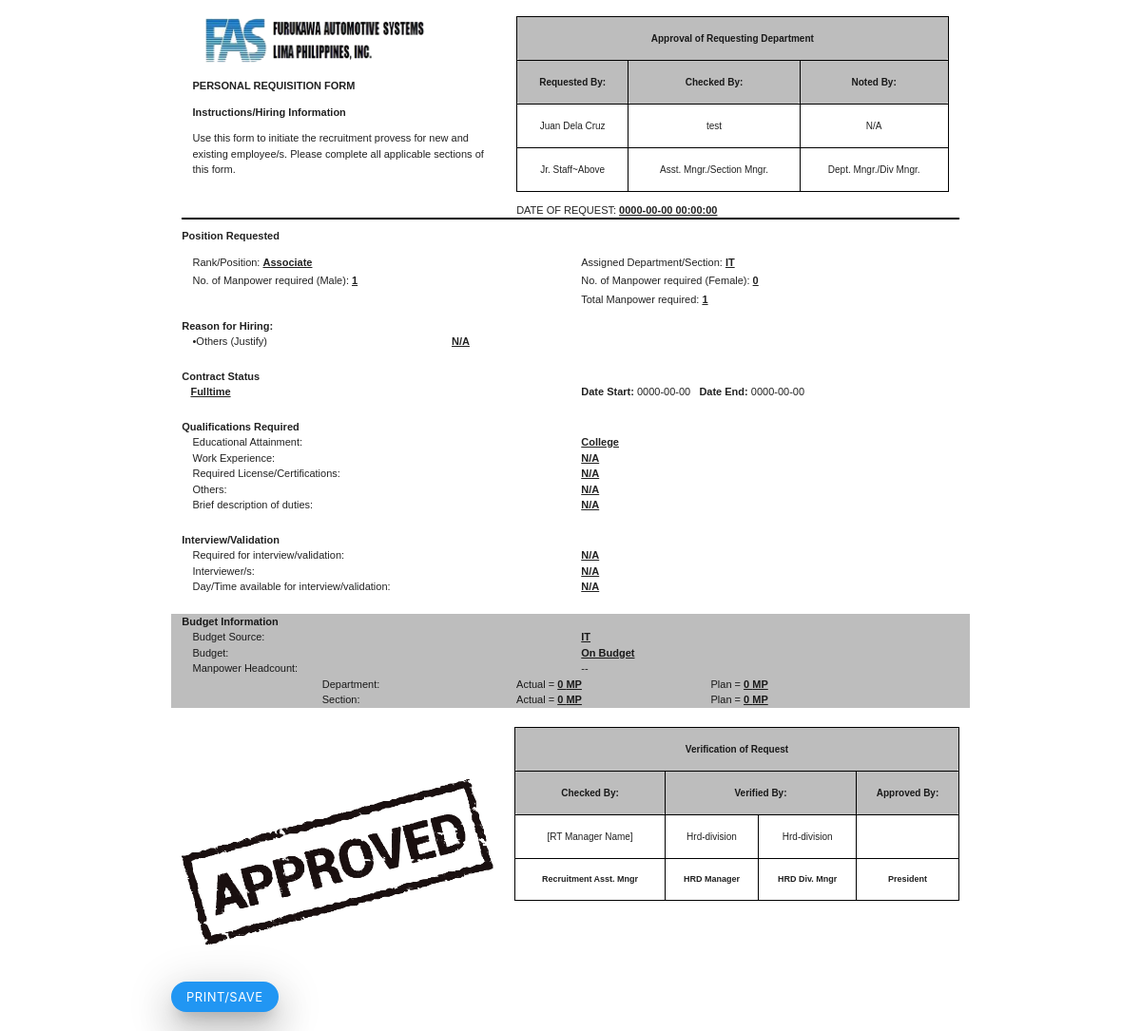
The page /Forms/preview_prf.php?id=72 on the database its author committed.
### tables this page shows
CREATE TABLE `tb_request_mp` (
  `id` int(14) NOT NULL,
  `requestor` varchar(500) DEFAULT NULL,
  `requestor_email` varchar(1000) NOT NULL,
  `requesting_position` varchar(200) DEFAULT NULL,
  `assigned_dept` varchar(200) DEFAULT NULL,
  `female_num_mp` int(14) DEFAULT NULL,
  `male_num_mp` int(14) DEFAULT NULL,
  `total_mp` int(14) DEFAULT NULL,
  `contract_status` varchar(500) NOT NULL,
  `date_start` date NOT NULL,
  `date_end` date NOT NULL,
  `education` varchar(1000) NOT NULL,
  `required_license` varchar(1000) NOT NULL,
  `work_exp` varchar(1000) NOT NULL,
  `other_qualification` varchar(1000) NOT NULL,
  `job_duties` varchar(2000) NOT NULL,
  `interview_need` varchar(300) NOT NULL,
  `interviewers` varchar(1000) NOT NULL,
  `availability_for_interview` varchar(1000) NOT NULL,
  `additional_mp` varchar(20) NOT NULL,
  `mp_plan` varchar(20) NOT NULL,
  `reorganization` varchar(20) NOT NULL,
  `promotion` varchar(20) NOT NULL,
  `retirement` varchar(20) NOT NULL,
  `replacement` varchar(20) NOT NULL,
  `replacement_mp_name` varchar(2000) NOT NULL,
  `others` varchar(2000) NOT NULL,
  `budget_source` varchar(200) NOT NULL,
  `budget_status` varchar(200) NOT NULL,
  `actual_mp_dept` int(14) NOT NULL,
  `actual_mp_section` int(14) NOT NULL,
  `plan_mp_dept` int(14) NOT NULL,
  `plan_mp_section` int(14) NOT NULL,
  `approve_check_by` varchar(200) DEFAULT NULL,
  `approve_check_remarks` varchar(100) DEFAULT NULL,
  `approve_noted_by` varchar(200) DEFAULT NULL,
  `approve_noted_remarks` varchar(100) DEFAULT NULL,
  `approval_status` varchar(100) DEFAULT NULL,
  `verify_check_by` varchar(100) DEFAULT NULL,
  `verify_check_remarks` varchar(100) DEFAULT NULL,
  `verify_verifier_manager` varchar(100) DEFAULT NULL,
  `verify_verifier_manager_remarks` varchar(100) DEFAULT NULL,
  `verify_verifier_div_mgr` varchar(100) DEFAULT NULL,
  `verify_verifier_div_mgr_remarks` varchar(100) DEFAULT NULL,
  `president_verify` varchar(200) NOT NULL,
  `cancel_remarks` varchar(500) NOT NULL,
  `step` varchar(2000) NOT NULL,
  `verification_status` varchar(200) NOT NULL,
  `request_date` datetime NOT NULL,
  `sync_status` varchar(100) NOT NULL,
  `approve_date` date DEFAULT NULL
);

### Forms/preview_prf.php (the view, shortened to what this page needs)
<?php
    require_once '../php/Database.php';
    $id = $_GET['id'];
    if(empty($id)){
        echo '<script>window.close()</script>';
    }else{
        $query = "SELECT *FROM tb_request_mp WHERE id = '$id'";
        $stmt = $conn->prepare($query);
        $stmt->execute();
        foreach($stmt->fetchALL() as $x){
            $requestor = $x['requestor'];
            $position = $x['requesting_position'];
            $mp_male_required = $x['male_num_mp'];
            $mp_female_required = $x['female_num_mp'];
            $dept_section = $x['assigned_dept'];
            $contract_stat = $x['contract_status'];
            $educ = $x['education'];
            $work_exp = $x['work_exp'];
            $license = $x['required_license'];
            $other_quali = $x['other_qualification'];
            $duty = $x['job_duties'];
            $interview_req = $x['interview_need'];
            $interviewers = $x['interviewers'];
            $availability_interview = $x['availability_for_interview'];
            $request_date = $x['request_date'];
            $budget_source = $x['budget_source'];
            $budget_status = $x['budget_status'];
            $actual_dept = $x['actual_mp_dept'];
            $actual_section = $x['actual_mp_section'];
            $plan_mp_dept = $x['plan_mp_dept'];
            $plan_mp_section = $x['plan_mp_section'];
            $other_reason = $x['others'];
            $checker = $x['approve_check_by'];
            $apprNote = $x['approve_noted_by'];
            $verify_check = $x['verify_check_by'];
            $verify_manager = $x['verify_verifier_manager'];
            $verify_div_mgr = $x['verify_verifier_div_mgr'];
            $president = $x['president_verify'];
        }
    }
?>
<!DOCTYPE html>
<html lang="en">
<head>
    <link rel="stylesheet" href="../node_modules/materialize-css/dist/css/materialize.min.css">
</head>
<body>
    <div class="row container" id="form">
        <br>
        <div class="col s12">
            <div class="col s5">
            <img src="../Img/FAS.png" alt="FAS logo" width="250" height="50">
                <p><b>PERSONAL REQUISITION FORM</b></p>
                <b>Instructions/Hiring Information</b>
                <p>Use this form to initiate the recruitment provess for new and existing employee/s. Please complete all applicable sections of this form.</p>
            </div>
            <div class="col s7">
                <table class="centered" style="border:1.5px solid black;" cellpadding="0" height="">
                    <tr style="border:1.5px solid black;" class="#bdbdbd grey lighten-1">
                        <td colspan="3" style="font-weight:bold;font-size:10px;">Approval of Requesting Department</td>
                    </tr>
                    <tr style="border:1.5px solid black;font-size:12px;" class="#bdbdbd grey lighten-1">
                        <td style="border:1.5px solid black;font-weight:bold;">Requested By:</td>
                        <td style="border:1.5px solid black;font-weight:bold;">Checked By:</td>
                        <td style="border:1.5px solid black;font-weight:bold;">Noted By:</td>
                    </tr>
                    <tr>
                        <td style="border:1.5px solid black;"><?=$requestor;?></td>
                        <td style="border:1.5px solid black;"><?=$checker;?></td>
                        <td style="border:1.5px solid black;"><?=$apprNote;?></td>
                    </tr>
                    <tr style="font-size:10px;">
                        <td style="border:1.5px solid black;">Jr. Staff~Above</td>
                        <td style="border:1.5px solid black;">Asst. Mngr./Section Mngr.</td>
                        <td style="border:1.5px solid black;">Dept. Mngr./Div Mngr.</td>
                    </tr>
                </table>
                <p>DATE OF REQUEST: <u><?=$request_date;?></u></p>
            </div>
        </div>
        <div class="col s12" style="margin-top:-2%;">
            <hr style="border:1px solid black;">
        </div>
        <div class="col s12">
            <b>Position Requested</b>
        </div>
        <div class="col s12">
            <div class="col s6">
                <p>Rank/Position: <u><?=$position;?></u></p>
                <p style="margin-top:-2%;">No. of Manpower required (Male): <u><?=$mp_male_required;?></u></p>
            </div>
            <div class="col s6">
                <p>Assigned Department/Section: <u><?=$dept_section;?></u></p>
                <p style="margin-top:-2%;">No. of Manpower required (Female): <u><?=$mp_female_required;?></u></p>
                <p style="margin-top:-2%;">Total Manpower required: <u><?=$mp_male_required + $mp_female_required;?></u></p>
            </div>
        </div>
        <div class="col s12"><b>Reason for Hiring:</b></div>
        <div class="col s12">
            <div class="row">
            <div class="col s12">
                <div class="col s4">&bullet;Others (Justify)</div>
                <div class="col s8"><u><?=$other_reason;?></u></div>
            </div>
            </div>
        </div>
        <div class="row">
            <div class="col s12"><b>Contract Status</b></div>
            <div class="col s6">
                &nbsp;&nbsp;&nbsp;<u><?=$contract_stat?></u>
            </div>
            <div class="col s6">
                <b>Date Start:</b> 0000-00-00 <b> &nbsp; Date End:</b> 0000-00-00
            </div>
        </div>
        <div class="row">
            <div class="col s12"><b>Qualifications Required</b></div>
        <div class="col s12">
           <div class="col s6">Educational Attainment:</div>
           <div class="col s6"><u><?=$educ;?></u></div>
        </div>
        <div class="col s12">
           <div class="col s6">Work Experience:</div>
           <div class="col s6"><u><?=$work_exp; ?></u></div>
        </div>
        <div class="col s12">
           <div class="col s6">Required License/Certifications:</div>
           <div class="col s6"><u><?=$license;?></u></div>
        </div>
        <div class="col s12">
           <div class="col s6">Others:</div>
           <div class="col s6"><u><?=$other_quali;?></u></div>
        </div>
        <div class="col s12">
           <div class="col s6">Brief description of duties:</div>
           <div class="col s6"><u><?=$duty;?></u></div>
        </div>
    </div>
        <div class="row">
            <div class="col s12"><b>Interview/Validation</b></div>
        <div class="col s12">
           <div class="col s6">Required for interview/validation:</div>
           <div class="col s6"><u><?=ucwords($interview_req);?></u></div>
        </div>
        <div class="col s12">
           <div class="col s6">Interviewer/s:</div>
           <div class="col s6"><u><?=ucwords($interviewers);?></u></div>
        </div>
        <div class="col s12">
           <div class="col s6">Day/Time available for interview/validation:</div>
           <div class="col s6"><u><?=$availability_interview;?></u></div>
        </div>
        </div>
    <div class="row #bdbdbd grey lighten-1">
        <div class="col s12"><b>Budget Information</b></div>
        <div class="col s12">
           <div class="col s6">Budget Source:</div>
           <div class="col s6"><u><?=$budget_source;?></u></div>
        </div>
        <div class="col s12">
           <div class="col s6">Budget:</div>
           <div class="col s6"><u><?=$budget_status;?></u></div>
        </div>
        <div class="col s12">
           <div class="col s6">Manpower Headcount:</div>
           <div class="col s6">--</div>
        </div>
        <div class="col s12">
            <div class="col s2"></div>
            <div class="col s3">Department:</div>
            <div class="col s3">Actual = <u><?=$actual_dept;?> MP</u></div>
            <div class="col s4">Plan = <u><?=$plan_mp_dept;?> MP</u></div>
        </div>
        <div class="col s12">
            <div class="col s2"></div>
            <div class="col s3">Section:</div>
            <div class="col s3">Actual = <u><?=$actual_section;?> MP</u></div>
            <div class="col s4">Plan = <u><?=$plan_mp_section;?> MP</u></div>
        </div>
    </div>
    <div class="row">
        <div class="co s12">
            <div class="col s5 center">
               <img id="stamp" class="responsive-img" src="../Img/approved.png" alt="" style="margin-top:16%;display:none;">
            </div>
            <div class="col s7">
                <table class="centered" style="border:1px solid black;" cellpadding="0" cellspacing="0">
                    <tr class="#bdbdbd grey lighten-1">
                        <td colspan="4" style="border:1px solid black;font-weight:bold;">Verification of Request</td>
                    </tr>
                    <tr class="#bdbdbd grey lighten-1">
                        <td style="border:1px solid black;font-weight:bold;">Checked By:</td>
                        <td colspan="2" style="border:1px solid black;font-weight:bold;">Verified By:</td>
                        <td style="border:1px solid black;font-weight:bold;">Approved By:</td>
                    </tr>
                    <tr>
                        <td style="border:1px solid black;"><?=ucwords($verify_check);?></td>
                        <td style="border:1px solid black;"><?=ucwords($verify_manager);?></td>
                        <td style="border:1px solid black;"><?=ucwords($verify_div_mgr);?></td>
                        <td style="border:1px solid black;"><?=ucwords($president);?></td>
                    </tr>
                    <tr>
                        <td style="border:1px solid black;font-weight:bold;font-size:9px;">Recruitment Asst. Mngr</td>
                        <td style="border:1px solid black;font-weight:bold;font-size:9px;">HRD Manager</td>
                        <td style="border:1px solid black;font-weight:bold;font-size:9px;">HRD Div. Mngr</td>
                        <td style="border:1px solid black;font-weight:bold;font-size:9px;">President</td>
                    </tr>
                </table>
            </div>
        </div>
    </div>
    <br>
    <button class="btn-small blue z-depth-5" id="print_btn" onclick="print_docs()" style="border-radius:30px;">Print/Save</button>
    </div>
</body>
</html>

### Forms/preview_prf.php (style rules this page uses)
body { font-family:arial; font-size:11px; }
td { font-size:10px; }
u { font-weight:bold; }
#form { display: none; }

### rows shown on the page
tb_request_mp: requestor "Juan Dela Cruz", approve_check_by "test", approve_noted_by "N/A", request_date "0000-00-00 00:00:00", requesting_position "Associate", male_num_mp "1", assigned_dept "IT", female_num_mp "0", $mp_male_required + $mp_female_required "1", others "N/A", contract_status "Fulltime", education "College", work_exp "N/A", required_license "N/A", other_qualification "N/A", job_duties "N/A", interview_need "N/A", interviewers "N/A", availability_for_interview "N/A", budget_source "IT", budget_status "On Budget", actual_mp_dept "0", plan_mp_dept "0", actual_mp_section "0", plan_mp_section "0", verify_check_by "[RT Manager Name]", verify_verifier_manager "Hrd-division", verify_verifier_div_mgr "Hrd-division"
